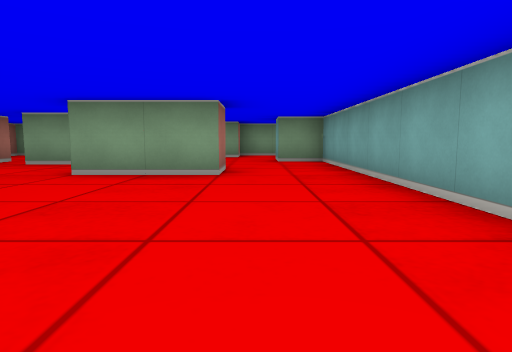
view 1 (above)

12 first-person views from a walk through a cub3D level. The camera is about half as high as the walls, tilts 6° down and sees 75° across. The floor is counted in squares. Each view is taken from the middle of a square. On the plan, view 1 faces up. The plan holds only what a view shows up to about 9 squares ahead; the rest is blank.

view 2
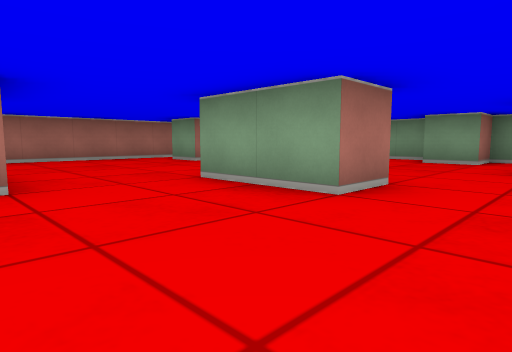

view 3
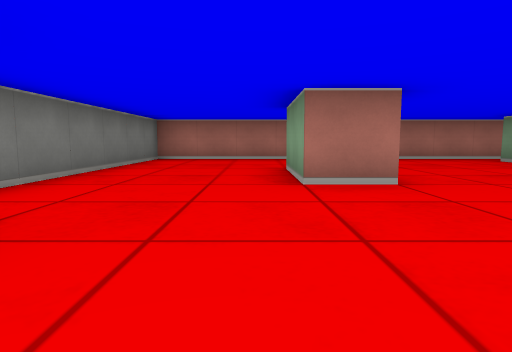

view 4
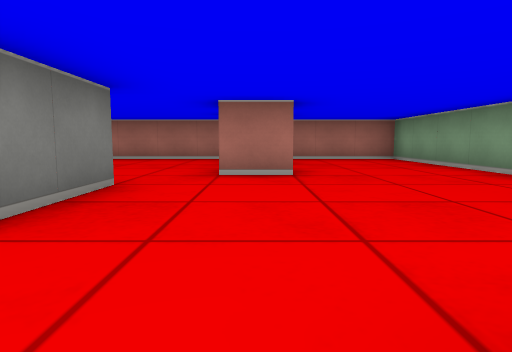

view 5
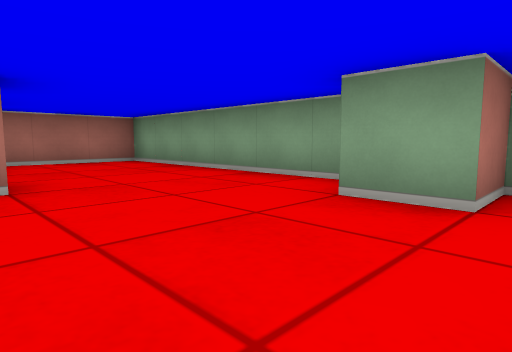

view 6
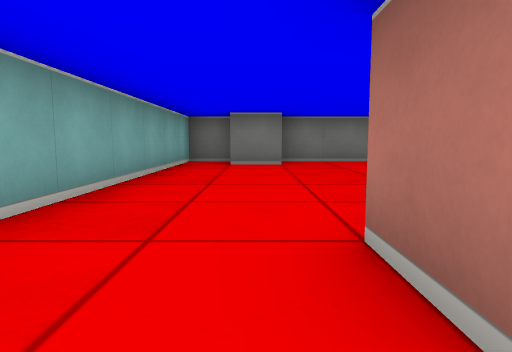

view 7
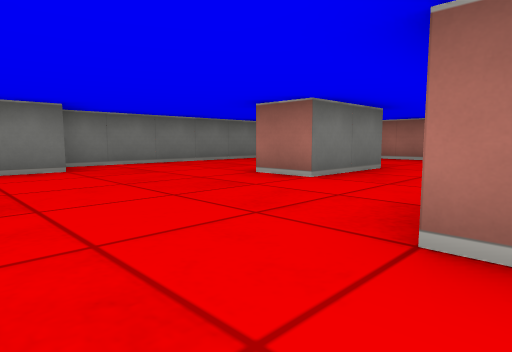

view 8
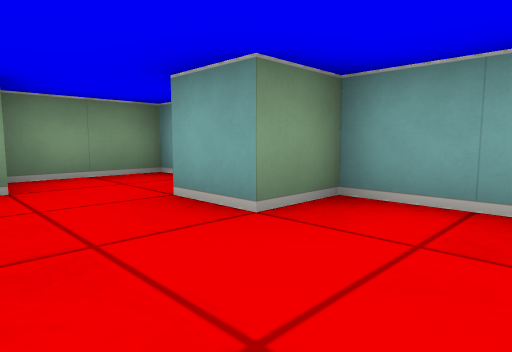

view 9
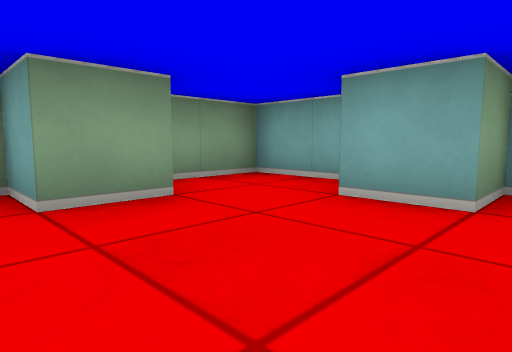

view 10
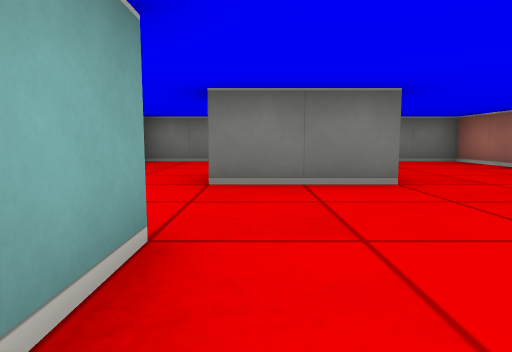

view 11
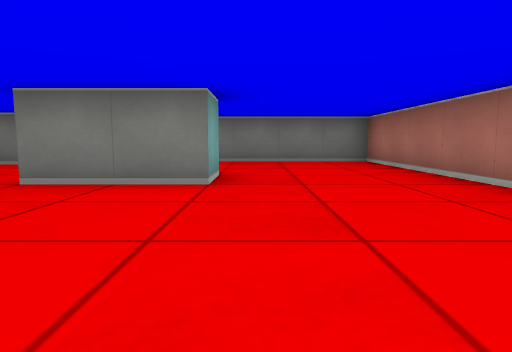

view 12
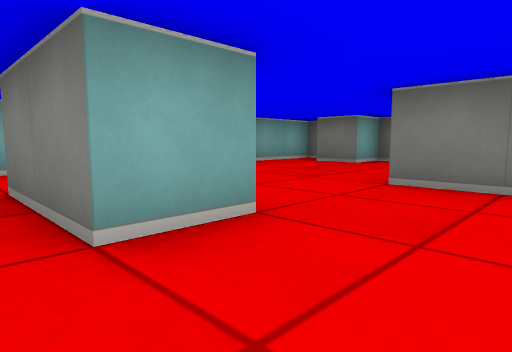

### Floor plan
Points are (right, up) in squares from view 1. A wall is a line through its corners. A room is listed if a view was taken in it or the views show most of it. See-through windows are left out.
Room 1 (views 1, 2, 3, 4, 5, 6, 7, 8, 9, 10, 11, 12)
walls: (-2.5, 4.5) (-2.5, 5.5) (-0.5, 5.5) (-0.5, 4.5) (-2.5, 4.5); (-2.5, 2.5) (-2.5, 1.5) (-4.5, 1.5) (-4.5, 2.5) (-2.5, 2.5); (-3.5, 7.6) (-3.5, 6.5) (-4.5, 6.5); (-5.5, 7.5) (-5.5, 6.5) (-6.5, 6.5); (0.5, -1.5) (1.5, -1.5) (1.5, 7.5) (0.5, 7.5) (0.5, 8.5); (1.5, 9) (1.5, 10.5) (-0.5, 10.5) (-0.5, 9.5) (-1.5, 9.5) (-1.5, 10.5) (-7.5, 10.5) (-7.5, -1.5) (-0.5, -1.5) (-0.5, -0.5) (0.5, -0.5)

Positions as (right, up) in squares from view 1, and headings:
1: (0, 0), facing up
2: (1, 2), facing up-left
3: (1, 1), facing left
4: (1, 7), facing left
5: (0, 7), facing up-left
6: (0, 6), facing down
7: (1, 5), facing down-left
8: (-1, 6), facing up-right
9: (-2, 7), facing up-right
10: (-3, 6), facing down
11: (-5, 6), facing down
12: (-4, 6), facing down-right
